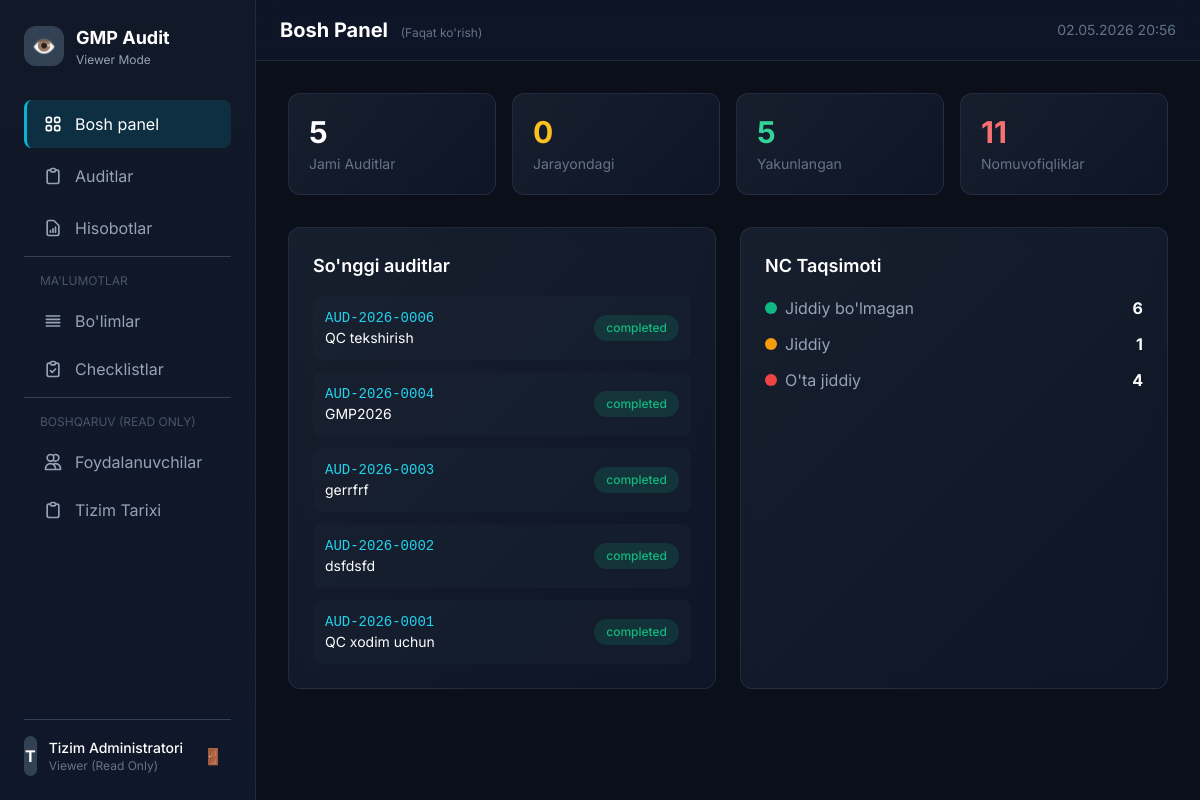
The app's page /viewer/index.php (signed in) with its own data.
### tables this page shows
CREATE TABLE `users` (
  `id` int NOT NULL AUTO_INCREMENT,
  `username` varchar(100) NOT NULL,
  `email` varchar(150) NOT NULL,
  `password` varchar(255) NOT NULL,
  `full_name` varchar(150) NOT NULL,
  `phone` varchar(30) DEFAULT NULL,
  `position` varchar(100) DEFAULT NULL,
  `role` enum('super_admin','bosh_auditor','auditor','viewer','reader') DEFAULT NULL,
  `is_active` tinyint(1) DEFAULT '1',
  `created_at` timestamp NULL DEFAULT CURRENT_TIMESTAMP,
  `updated_at` timestamp NULL DEFAULT CURRENT_TIMESTAMP ON UPDATE CURRENT_TIMESTAMP,
  `department_id` int DEFAULT NULL,
  `position_id` int DEFAULT NULL,
  `hire_date` date DEFAULT NULL,
  PRIMARY KEY (`id`),
  UNIQUE KEY `username` (`username`),
  UNIQUE KEY `email` (`email`)
);

CREATE TABLE `audits` (
  `id` int NOT NULL AUTO_INCREMENT,
  `audit_code` varchar(50) NOT NULL,
  `site_id` int NOT NULL,
  `title` varchar(200) NOT NULL,
  `start_date` date NOT NULL,
  `end_date` date DEFAULT NULL,
  `completed_at` timestamp NULL DEFAULT NULL,
  `status` enum('draft','in_progress','completed','cancelled') DEFAULT 'draft',
  `total_score` decimal(10,2) DEFAULT '0.00',
  `max_score` decimal(10,2) DEFAULT '0.00',
  `progress_percent` decimal(5,2) DEFAULT '0.00',
  `percentage_score` decimal(5,2) DEFAULT '0.00',
  `created_by` int NOT NULL,
  `created_at` timestamp NULL DEFAULT CURRENT_TIMESTAMP,
  `updated_at` timestamp NULL DEFAULT CURRENT_TIMESTAMP ON UPDATE CURRENT_TIMESTAMP,
  PRIMARY KEY (`id`),
  UNIQUE KEY `audit_code` (`audit_code`),
  KEY `site_id` (`site_id`),
  KEY `created_by` (`created_by`),
  CONSTRAINT `audits_ibfk_1` FOREIGN KEY (`site_id`) REFERENCES `sites` (`id`) ON DELETE CASCADE,
  CONSTRAINT `audits_ibfk_2` FOREIGN KEY (`created_by`) REFERENCES `users` (`id`)
);

### db.php (called while the page is built, shortened)
<?php
try {
    $pdo = new PDO(
        "mysql:host=" . DB_HOST . ";dbname=" . DB_NAME . ";charset=utf8mb4",
        DB_USER,
        DB_PASS,
        [
            PDO::ATTR_ERRMODE => PDO::ERRMODE_EXCEPTION,
            PDO::ATTR_DEFAULT_FETCH_MODE => PDO::FETCH_ASSOC,
            PDO::ATTR_EMULATE_PREPARES => false
        ]
    );
} catch (PDOException $e) {
    die("Ma'lumotlar bazasi ulanish xatosi: " . $e->getMessage());
}
function isLoggedIn(): bool
{
    return true;
}
function getCurrentUser()
{
    global $pdo;
    $stmt = $pdo->prepare("SELECT * FROM users WHERE id = ?");
    $stmt->execute([$_SESSION['user_id']]);
    return $stmt->fetch();
}

### viewer/index.php (the view, shortened to what this page needs)
<?php
require_once '../db.php';
 $user = getCurrentUser();
 $page = $_GET['page'] ?? 'dashboard';
switch ($page) {
    case 'dashboard':
    default:
        $stats = [
            'total_audits' => $pdo->query("SELECT COUNT(*) FROM audits")->fetchColumn(),
            'active_audits' => $pdo->query("SELECT COUNT(*) FROM audits WHERE status IN ('draft', 'in_progress')")->fetchColumn(),
            'completed_audits' => $pdo->query("SELECT COUNT(*) FROM audits WHERE status = 'completed'")->fetchColumn(),
            'total_nc' => $pdo->query("SELECT COUNT(*) FROM non_conformities")->fetchColumn(),
        ];
        $recentAudits = $pdo->query("
            SELECT a.*, s.name as site_name
            FROM audits a JOIN sites s ON a.site_id = s.id
            ORDER BY a.created_at DESC LIMIT 5
        ")->fetchAll(PDO::FETCH_ASSOC);
        $ncBySeverity = $pdo->query("
            SELECT st.name, st.color_code, COUNT(nc.id) as count
            FROM severity_types st LEFT JOIN non_conformities nc ON st.id = nc.severity_id
            GROUP BY st.id
        ")->fetchAll(PDO::FETCH_ASSOC);
        break;
}
?>
<!DOCTYPE html>
<html lang="uz">
<head>
    <script src="https://cdn.tailwindcss.com"></script>
</head>
<body class="min-h-screen text-slate-100">
    <div class="flex min-h-screen pt-14 lg:pt-0">
        <aside id="sidebar" class="sidebar w-64 fixed h-full z-50">
            <div class="p-6 h-full flex flex-col">
                <div class="flex items-center gap-3 mb-8">
                    <div class="w-10 h-10 rounded-xl bg-slate-700 flex items-center justify-center text-xl">👁️</div>
                    <div>
                        <h1 class="text-lg font-bold text-white">GMP Audit</h1>
                        <p class="text-xs text-slate-400">Viewer Mode</p>
                    </div>
                </div>
                <nav class="space-y-1 flex-1 overflow-y-auto">
                    <a href="?page=dashboard" class="nav-item <?php echo $page=='dashboard'?'active text-white':'text-slate-400'; ?> flex items-center gap-3 px-4 py-3 rounded-lg">
                        Bosh panel
                    </a>
                    <a href="?page=audits" class="nav-item <?php echo $page=='audits'?'active text-white':'text-slate-400'; ?> flex items-center gap-3 px-4 py-3 rounded-lg">
                        <svg class="w-5 h-5" fill="none" stroke="currentColor" viewBox="0 0 24 24"><path stroke-linecap="round" stroke-linejoin="round" stroke-width="2" d="M9 5H7a2 2 0 00-2 2v12a2 2 0 002 2h10a2 2 0 002-2V7a2 2 0 00-2-2h-2M9 5a2 2 0 002 2h2a2 2 0 002-2M9 5a2 2 0 012-2h2a2 2 0 012 2"/></svg>
                        Auditlar
                    </a>
                    <a href="?page=reports" class="nav-item <?php echo $page=='reports'?'active text-white':'text-slate-400'; ?> flex items-center gap-3 px-4 py-3 rounded-lg">
                        <svg class="w-5 h-5" fill="none" stroke="currentColor" viewBox="0 0 24 24"><path stroke-linecap="round" stroke-linejoin="round" stroke-width="2" d="M9 17v-2m3 2v-4m3 4v-6m2 10H7a2 2 0 01-2-2V5a2 2 0 012-2h5.586a1 1 0 01.707.293l5.414 5.414a1 1 0 01.293.707V19a2 2 0 01-2 2z"/></svg>
                        Hisobotlar
                    </a>
                    <div class="pt-4 mt-4 border-t border-slate-700">
                        <p class="px-4 text-xs text-slate-600 uppercase mb-2">Ma'lumotlar</p>
                        <a href="?page=sections" class="nav-item <?php echo $page=='sections'?'active text-white':'text-slate-400'; ?> flex items-center gap-3 px-4 py-3 rounded-lg">
                            <svg class="w-5 h-5" fill="none" stroke="currentColor" viewBox="0 0 24 24"><path stroke-linecap="round" stroke-linejoin="round" stroke-width="2" d="M4 6h16M4 10h16M4 14h16M4 18h16"/></svg>
                            Bo'limlar
                        </a>
                        <a href="?page=checklists" class="nav-item <?php echo $page=='checklists'?'active text-white':'text-slate-400'; ?> flex items-center gap-3 px-4 py-3 rounded-lg">
                            <svg class="w-5 h-5" fill="none" stroke="currentColor" viewBox="0 0 24 24"><path stroke-linecap="round" stroke-linejoin="round" stroke-width="2" d="M9 5H7a2 2 0 00-2 2v12a2 2 0 002 2h10a2 2 0 002-2V7a2 2 0 00-2-2h-2M9 5a2 2 0 002 2h2a2 2 0 002-2M9 5a2 2 0 012-2h2a2 2 0 012 2m-6 9l2 2 4-4"/></svg>
                            Checklistlar
                        </a>
                    </div>
                    <div class="pt-4 mt-4 border-t border-slate-700">
                         <p class="px-4 text-xs text-slate-600 uppercase mb-2">Boshqaruv (Read Only)</p>
                        <a href="?page=users" class="nav-item <?php echo $page=='users'?'active text-white':'text-slate-400'; ?> flex items-center gap-3 px-4 py-3 rounded-lg">
                            <svg class="w-5 h-5" fill="none" stroke="currentColor" viewBox="0 0 24 24"><path stroke-linecap="round" stroke-linejoin="round" stroke-width="2" d="M12 4.354a4 4 0 110 5.292M15 21H3v-1a6 6 0 0112 0v1zm0 0h6v-1a6 6 0 00-9-5.197M13 7a4 4 0 11-8 0 4 4 0 018 0z"/></svg>
                            Foydalanuvchilar
                        </a>
                        <a href="?page=logs" class="nav-item <?php echo $page=='logs'?'active text-white':'text-slate-400'; ?> flex items-center gap-3 px-4 py-3 rounded-lg">
                            <svg class="w-5 h-5" fill="none" stroke="currentColor" viewBox="0 0 24 24"><path stroke-linecap="round" stroke-linejoin="round" stroke-width="2" d="M9 5H7a2 2 0 00-2 2v12a2 2 0 002 2h10a2 2 0 002-2V7a2 2 0 00-2-2h-2M9 5a2 2 0 002 2h2a2 2 0 002-2M9 5a2 2 0 012-2h2a2 2 0 012 2"/></svg>
                            Tizim Tarixi
                        </a>
                    </div>
                </nav>
                <div class="border-t border-slate-700 pt-4 mt-4">
                    <div class="flex items-center gap-3">
                        <div class="w-10 h-10 rounded-full bg-slate-700 flex items-center justify-center text-white font-bold">
                            <?php echo mb_substr($user['full_name'], 0, 1); ?>
                        </div>
                        <div class="flex-1">
                            <p class="text-sm font-medium text-white truncate"><?php echo htmlspecialchars($user['full_name']); ?></p>
                            <p class="text-xs text-slate-500">Viewer (Read Only)</p>
                        </div>
                        <a href="logout.php" class="text-slate-500 hover:text-red-400 p-2" title="Chiqish">🚪</a>
                    </div>
                </div>
            </div>
        </aside>
        <main class="flex-1 lg:ml-64 w-full">
            <header class="sticky top-0 z-20 bg-slate-900/80 backdrop-blur border-b border-slate-700/50 px-6 py-4 hidden lg:flex items-center justify-between">
                <div>
                    <h1 class="text-xl font-bold text-white">
                        <?php
                            $titles = [
                                'dashboard' => 'Bosh Panel',
                                'audits' => 'Auditlar',
                                'reports' => 'Hisobotlar',
                                'sections' => 'Bo\'limlar',
                                'checklists' => 'Checklistlar',
                                'users' => 'Foydalanuvchilar',
                                'logs' => 'Tizim Tarixi',
                                'report_detail' => 'Hisobot'
                            ];
                            echo $titles[$page] ?? 'Bosh Panel';
                        ?>
                        <span class="text-xs font-normal text-slate-500 ml-2">(Faqat ko'rish)</span>
                    </h1>
                </div>
                <div class="text-sm text-slate-500"><?php echo date('d.m.Y H:i'); ?></div>
            </header>
            <div class="p-4 lg:p-8">
                <?php if ($page === 'dashboard'): ?>
                    <div class="grid grid-cols-2 lg:grid-cols-4 gap-4 mb-8">
                        <div class="card rounded-xl p-5">
                            <div class="text-3xl font-bold text-white mb-1"><?php echo $stats['total_audits']; ?></div>
                            <div class="text-slate-500 text-sm">Jami Auditlar</div>
                        </div>
                        <div class="card rounded-xl p-5">
                            <div class="text-3xl font-bold text-amber-400 mb-1"><?php echo $stats['active_audits']; ?></div>
                            <div class="text-slate-500 text-sm">Jarayondagi</div>
                        </div>
                        <div class="card rounded-xl p-5">
                            <div class="text-3xl font-bold text-emerald-400 mb-1"><?php echo $stats['completed_audits']; ?></div>
                            <div class="text-slate-500 text-sm">Yakunlangan</div>
                        </div>
                        <div class="card rounded-xl p-5">
                            <div class="text-3xl font-bold text-red-400 mb-1"><?php echo $stats['total_nc']; ?></div>
                            <div class="text-slate-500 text-sm">Nomuvofiqliklar</div>
                        </div>
                    </div>
                    <div class="grid lg:grid-cols-2 gap-6">
                        <div class="card rounded-xl p-6">
                            <h3 class="text-lg font-semibold text-white mb-4">So'nggi auditlar</h3>
                            <div class="space-y-3">
                                <?php foreach($recentAudits as $a): ?>
                                <div class="flex items-center justify-between p-3 bg-slate-800/30 rounded-lg">
                                    <div>
                                        <div class="font-mono text-cyan-400 text-sm"><?php echo $a['audit_code']; ?></div>
                                        <div class="text-white text-sm"><?php echo htmlspecialchars($a['title']); ?></div>
                                    </div>
                                    <span class="badge bg-<?php echo $a['status']=='completed'?'success':'warning'; ?>"><?php echo $a['status']; ?></span>
                                </div>
                                <?php endforeach; ?>
                            </div>
                        </div>
                        <div class="card rounded-xl p-6">
                            <h3 class="text-lg font-semibold text-white mb-4">NC Taqsimoti</h3>
                            <div class="space-y-3">
                                <?php foreach($ncBySeverity as $nc): ?>
                                <div class="flex items-center justify-between">
                                    <div class="flex items-center gap-2">
                                        <div class="w-3 h-3 rounded-full" style="background:<?php echo $nc['color_code']; ?>"></div>
                                        <span class="text-slate-400"><?php echo $nc['name']; ?></span>
                                    </div>
                                    <span class="text-white font-bold"><?php echo $nc['count']; ?></span>
                                </div>
                                <?php endforeach; ?>
                            </div>
                        </div>
                    </div>
                <?php else: ?>
                    <div class="text-center text-slate-500 py-20">Sahifa topilmadi.</div>
                <?php endif; ?>
            </div>
        </main>
    </div>
</body>
</html>

### viewer/index.php (style rules this page uses)
:root { --bg-primary: #0a0f1a; --accent: #06b6d4; }
* { font-family: 'Inter', sans-serif; }
body { background: var(--bg-primary); }
.sidebar { background: linear-gradient(180deg, #111827 0%, #0f172a 100%); border-right: 1px solid rgba(51, 65, 85, 0.5); transition: transform 0.3s; }
.nav-item { transition: all 0.3s; border-left: 3px solid transparent; }
.nav-item.active { background: rgba(6, 182, 212, 0.15); border-left-color: var(--accent); }
.card { background: linear-gradient(135deg, rgba(26, 35, 50, 0.8) 0%, rgba(15, 23, 42, 0.8) 100%); border: 1px solid rgba(51, 65, 85, 0.5); backdrop-filter: blur(10px); }
.badge { font-size: 0.75rem; padding: 0.25rem 0.75rem; border-radius: 9999px; font-weight: 500; }
.bg-success { background: rgba(16, 185, 129, 0.15); color: #10b981; }

### records on screen
users: full_name "T", full_name "Tizim Administratori"
audits: audit_code "AUD-2026-0006", title "QC tekshirish", status "completed"
audits: audit_code "AUD-2026-0004", title "GMP2026", status "completed"
audits: audit_code "AUD-2026-0003", title "gerrfrf", status "completed"
audits: audit_code "AUD-2026-0002", title "dsfdsfd", status "completed"
audits: audit_code "AUD-2026-0001", title "QC xodim uchun", status "completed"

### other values on screen
$titles[$page] "Bosh Panel"
$stats['total_audits'] "5"
$stats['active_audits'] "0"
$stats['completed_audits'] "5"
$stats['total_nc'] "11"
$nc['name'] "Jiddiy bo'lmagan"
$nc['count'] "6"
$nc['name'] "Jiddiy"
$nc['count'] "1"
$nc['name'] "O'ta jiddiy"
$nc['count'] "4"
